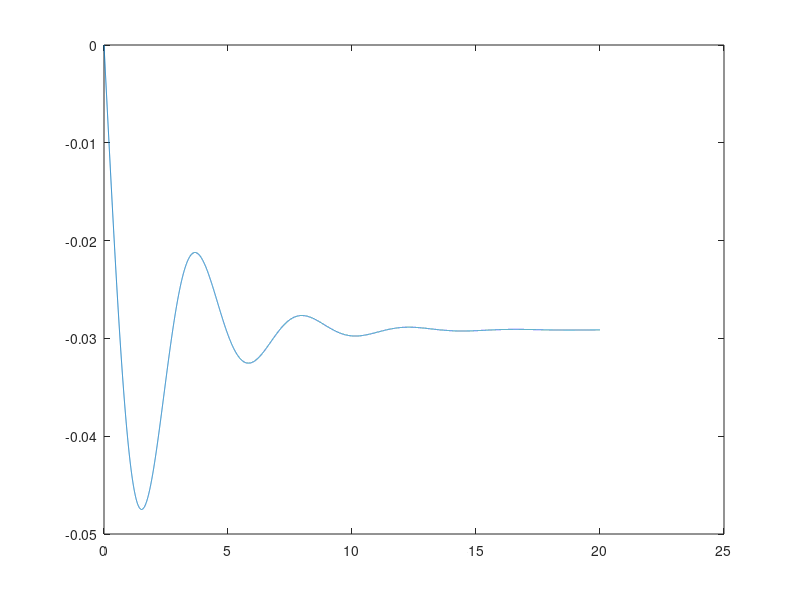

Reproduce this figure in MATLAB.
clear all;
clc;
kp=100;
tp=20;
tt=0.5;
tg=0.4;
R=3;
delp=0.01;
u=0;
A=[-1/tp  kp/tp  0
    0 -1/tt 1/tt
    -1/(R*tg) 0 -1/tg];
B=[0
    0
    1/tg];
Tau=[-kp/tp
    0
    0];
C=[1 0 0];
D=0;

delt=1*10^-3;

Ad=expm(A*delt);

I=eye(length(A));

Bd=inv(A)*(Ad-I)*B;
Cd=C;
Dd=D;
Taud=inv(A)*(Ad-I)*Tau;

X0=[0
    0
    0];

t=0;
it=1;
y(1)=0;
time(it)=t;

while t<20
    it=it+1;
    X=Ad*X0+Bd*u+Taud*delp;
    y(it)=Cd*X;
    X0=X;
    t=t+delt;
    time(it)=t;
end

plot(time,y)